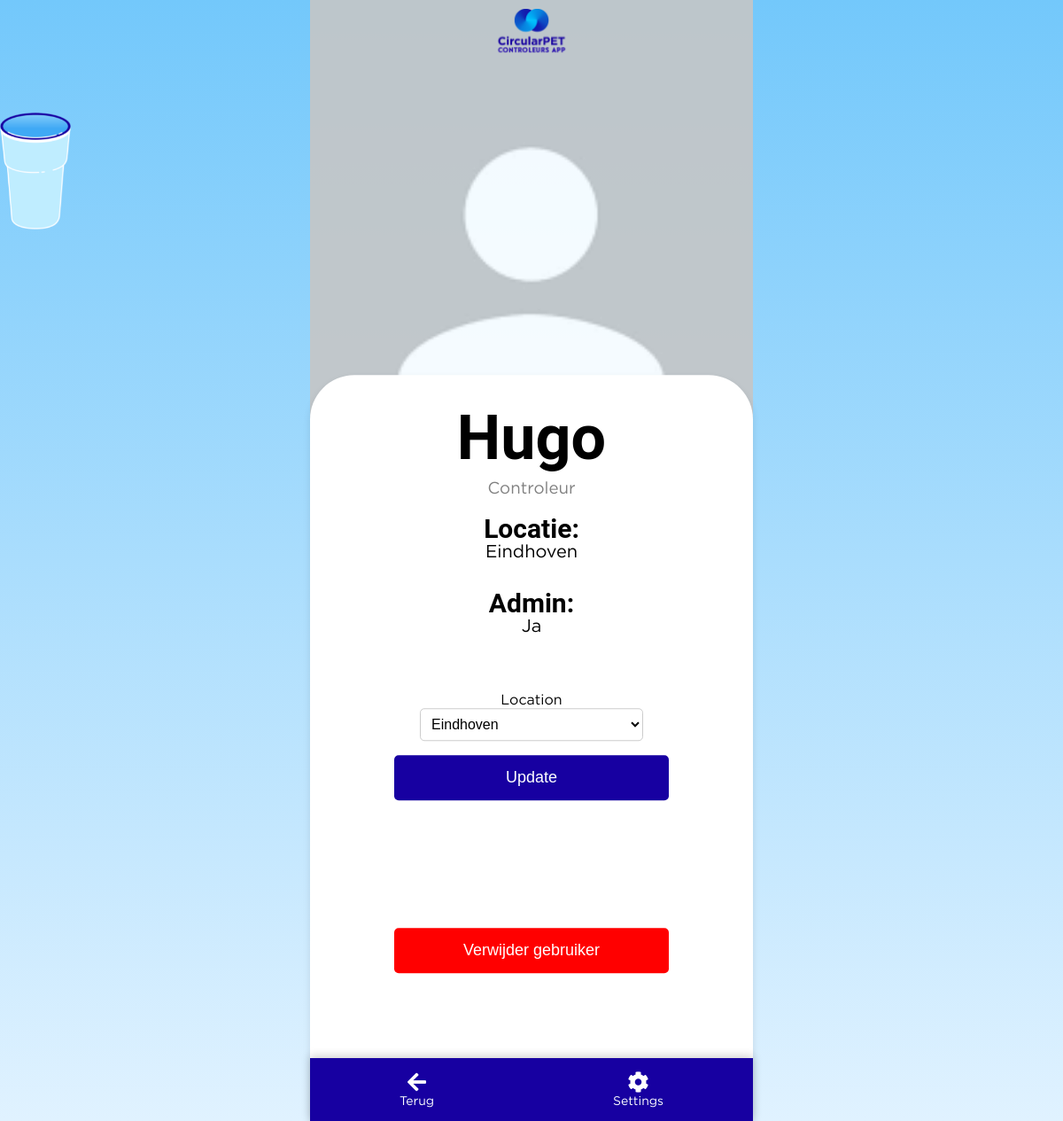
/user_dashboard/1, run on the app's committed database.
### app.py (models this page shows, shortened)
class User(db.Model, UserMixin):  # Extend User model with UserMixin
    id = db.Column(db.Integer, primary_key=True)
    username = db.Column(db.String(80), unique=True, nullable=False)
    password = db.Column(db.String(120), nullable=False)
    is_admin = db.Column(db.Boolean, default=False, nullable=False)
    location_id = db.Column(db.Integer, db.ForeignKey('location.id'), nullable=True)
    location = db.relationship('Location', backref=db.backref('users', lazy=True))
    group = db.Column(db.String(120), nullable=True)
    badges = db.Column(db.Integer, default=0)
    profile_picture = db.Column(db.String(255), nullable=True)
    email = db.Column(db.String(120), unique=True, nullable=False)  # New email field
    phone_number = db.Column(db.String(20), nullable=True)  # New phone number field
    has_accessed_briefing = db.Column(db.Boolean, default=False)

class Location(db.Model):
    __tablename__ = 'location'
    __table_args__ = {'extend_existing': True}
    id = db.Column(db.Integer, primary_key=True)
    name = db.Column(db.String(120), unique=True, nullable=False)
    zakken = db.Column(db.Integer, nullable=False, default=0)
    bekers = db.Column(db.Integer, nullable=False, default=0)
    url = db.Column(db.String(500), nullable=True)
    map_image = db.Column(db.String(255))  # New field to store the filename of the map image

### app.py (the view, shortened to what this page needs)
@app.route('/user_dashboard/<int:user_id>', methods=['GET', 'POST'])
def user_dashboard(user_id):
    user = User.query.get_or_404(user_id)
    form = UserForm(obj=user)
    return render_template('user_dashboard.html', user=user, form=form)

### app.py
class UserForm(FlaskForm):
    username = StringField('Username', validators=[DataRequired()])
    password = PasswordField('Password', validators=[DataRequired()])
    email = StringField('Email', validators=[DataRequired(), Email()])
    phone_number = StringField('Phone Number')
    location = QuerySelectField('Location', query_factory=lambda: Location.query, allow_blank=True, get_label='name')
    is_admin = BooleanField('Admin')
    submit = SubmitField('Update')

### templates/user_dashboard.html (shortened to what this page needs)
<html lang="en">
  <head>
    <link
      rel="stylesheet"
      href="{{ url_for('static', filename='main.css') }}"
    />
    <link
      rel="stylesheet"
      href="https://cdnjs.cloudflare.com/ajax/libs/font-awesome/5.15.1/css/all.min.css"
    />
  </head>
  <body>
    <img
      src="{{ url_for('static', filename='cup.png') }}"
      alt="Floating Cup"
      class="floating-cup"
    />
    <img
      src="{{ url_for('static', filename='logo.png') }}"
      alt="CircularPET Logo"
      class="logo2"
    />
    <img
      src="{{ user.profile_picture if user.profile_picture else url_for('static', filename='stock.png') }}"
      alt="Profile Picture"
      id="profilePic"
    />
    <div class="login-container bigger">
      <div class="login-form naame">
        <h2>{{ user.username }}</h2>
        {% if current_user.is_admin %}
        <h3>Admin</h3>
        {% else %}
        <h3>Controleur</h3>
        {% endif %}
        <h5>Locatie:</h5>
        <p>{{ user.location.name if user.location else 'Geen' }}</p>
        <h5>Admin:</h5>
        <p>{{ 'Ja' if user.is_admin else 'Nee' }}</p>
        <form
          class="blij"
          method="POST"
          action="{{ url_for('assign_location', user_id=user.id) }}"
        >
          {{ form.hidden_tag() }} <br />
          <div>
            {{ form.location.label }} <br />
            {{ form.location() }}
          </div>
          <br />
          <div>{{ form.submit() }}</div>
        </form>
        <br />
        <form
          class="blij"
          method="POST"
          action="{{ url_for('delete_user', id=user.id) }}"
          style="margin-top: 20px"
        >
          <input
            type="submit"
            value="Verwijder gebruiker"
            onclick="return confirm('Weet je dat zeker?');"
            style="background-color: red"
          />
        </form>
      </div>
    </div>
    <div class="bottom-navbar">
      <a href="javascript:history.back()" class="nav-item"
        ><i class="fas fa-arrow-left"></i><span>Terug</span></a
      >
      <a href="#settings" class="nav-item"
        ><i class="fas fa-cog"></i><span>Settings</span></a
      >
    </div>
  </body>
</html>

### static/main.css (style rules this page uses)
:root { --pc: #1700a1; --cs: #ff8547; --bc: #fff; }
:root { --bar-color: #1700a1; --container-color: #ff8547; }
body { font-family: "Roboto", sans-serif; background: linear-gradient(to bottom, #73c8fb 0%, #e0f2ff 100%); margin: 0; padding: 0; display: flex; height: 100vh; align-items: center; flex-wrap: wrap; justify-content: center; overflow-x: hidden; }
.login-container { text-align: center; background-color: var(--bc); ; padding: 20px; border-radius: 10px; box-shadow: 0 4px 8px rgba(0, 0, 0, 0.1); height: 350px; }
.bigger { height: 70vh; position: absolute !important; top: 70vh; left: 50%; transform: translate(-50%, -50%); width: 93% !important; border-radius: 50px; overflow-x: hidden; }
.blij { height: 200px !important; }
.naame { width: 100% !important; }
.naame h2 { width: 100%; font-size: 70px; margin-top: 10px; }
.naame h3 { margin-top: -50px; color: gray; font-weight: 400; }
.naame p { font-size: 20px; margin: 0; margin-bottom: 30px; }
.naame h5 { font-size: 30px; font-weight: 900px; margin: 0; }
.login-form form { margin: 0 auto; margin-bottom: 20px; width: 310px; }
.login-form input[type="submit"] { width: 100%; padding: 15px; border: none; border-radius: 5px; background-color: var(--pc); color: white; font-size: 18px; cursor: pointer; transition: background-color 0.3s ease; }
.logo2 { position: absolute; top: 10px; width: 90px; position: fixed; z-index: 1000; }
::placeholder { color: #888; }
.floating-cup { position: fixed; top: 10%; left: 0%; width: 80px; height: auto; animation: floatAnimation 6s ease-in-out infinite; z-index: 1; }
.login-container { position: relative; z-index: 1; }
form { background: #fff; padding: 20px; border-radius: 10px; display: inline-block; }
form label, form select, form input[type="submit"] { font-size: 1em; }
form select { padding: 0.5em; border: 1px solid #ccc; border-radius: 5px; background-color: var(--bc); }
form input[type="submit"] { padding: 0.5em 1em; border: none; border-radius: 15px 15px 0px 0px; background-color: var(--cs); color: white; cursor: pointer; transition: background-color 0.3s ease; margin-top: 0; }
.login-container.bigger { max-width: 460px; }
#profilePic { position: absolute; top: 0%; left: 50%; transform: translate(-50%, 0%); width: 100vw; height: 50vh; object-fit: cover; opacity: 0.9; cursor: pointer; max-width: 500px; }
.bottom-navbar { position: fixed; bottom: 0; width: 100%; box-shadow: 0 -2px 10px rgba(0, 0, 0, 0.2); background-color: var(--pc); display: flex; justify-content: space-around; padding: 15px 0; z-index: 998; max-width: 500px; }
.nav-item { text-decoration: none; color: var(--bc); text-align: center; transition: transform 0.2s; }
.nav-item i { display: block; margin: 0 auto; font-size: 24px; transition: color 0.2s; cursor: pointer; }
.nav-item span { display: block; font-size: 14px; margin-top: 4px; }
input[type="submit"] { padding: 15px 20px; font-size: 18px; margin-top: 10px; width: 100%; }
input[type="text"], input[type="password"], input[type="submit"] { font-size: 16px; }

### data on the page
User: username "Hugo", is_admin "Ja"
Location: location "Eindhoven"
